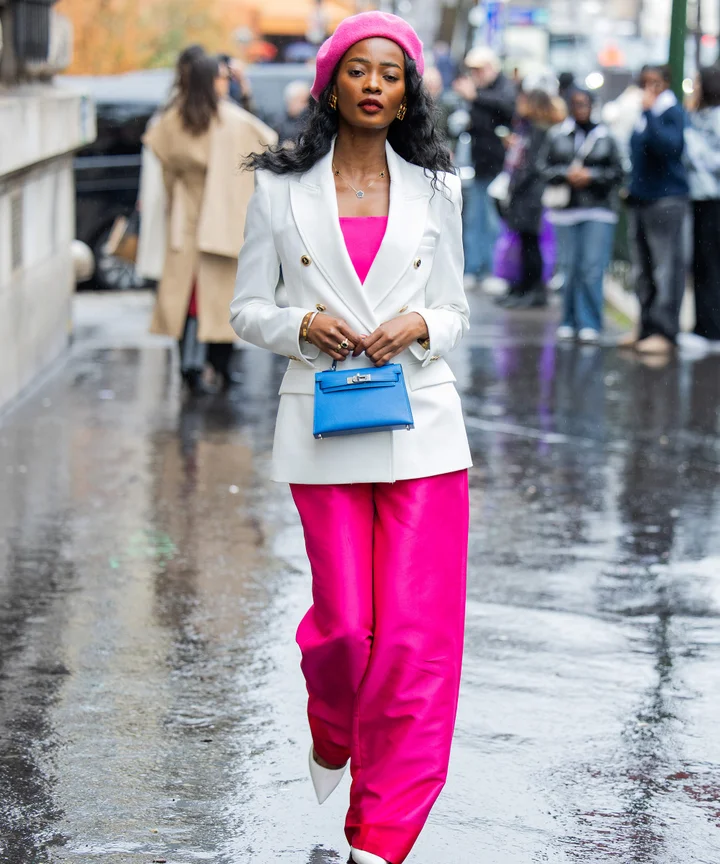
#> input picture full outfit.webp, 720 x 864 px, given as the content of the folder /content/drive/MyDrive, which was not available
$ jupyter execute --allow-errors Outfit_Vision_Progress.ipynb   (text cells are left out)
#> lines starting #> are read from the running program, lines starting #| are printed output that depends on the picture; after the words box and inside, x2 and y2 are one past the last pixel; in counts of white or black regions, pixels touching at a corner belong together; pictures that were not available may be replaced by others from this repository, and a replacement may not be noted
[cell 1]
from google.colab import drive
drive.mount('/content/drive')

[cell 2]
from google.colab import drive
import cv2
import numpy as np
import os

# 1. Mount Google Drive
drive.mount('/content/drive')

# 2. Function to search and load image from Drive
def load_image_from_drive(filename):
#> called with filename = 'full outfit.webp'
    image_path = None
    for root, dirs, files in os.walk('/content/drive/MyDrive'):
        if filename in files:
            image_path = os.path.join(root, filename)
            break

    if image_path is None:
        raise FileNotFoundError(f"❌ Could not find '{filename}' in Google Drive. Please verify the filename and folder.")

    print(f"✅ Found and loaded: {image_path}")
    img_bgr = cv2.imread(image_path)
#> img_bgr is the input picture: shape (864, 720, 3); mean B, G, R 155.1, 142.3, 158.8
    return cv2.cvtColor(img_bgr, cv2.COLOR_BGR2RGB)

# 3. Load your 4 specific files
target_outfit = load_image_from_drive('full outfit.webp')
#> (the rest of this cell did not finish here and is left out)

user_jeans = load_image_from_drive('jeans.webp')
user_jacket = load_image_from_drive('jacket.jpg')

print("\nCell 1 Complete: All 4 images successfully loaded from Google Drive!")

[cell 3]
import math

def preprocess_and_filter(image, target_size=(500, 500)):
    # Resize
#> called with target_size = (500, 500)
    resized = cv2.resize(image, target_size)
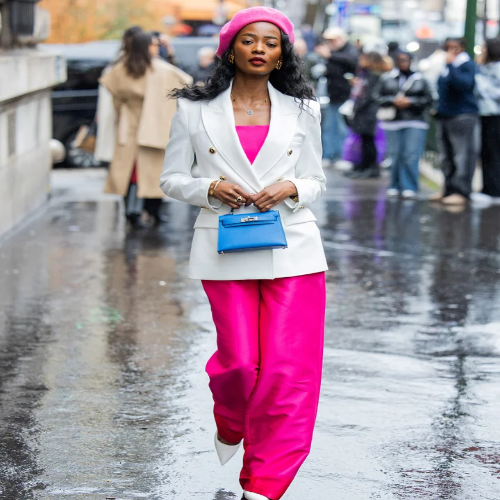
#> resized: shape (500, 500, 3); mean R, G, B 158.7, 142.2, 155
    # Gaussian Filter (5x5 kernel)
    gauss = cv2.GaussianBlur(resized, (5, 5), 0)
    # Median Filter (5x5 kernel)
    median = cv2.medianBlur(resized, 5)
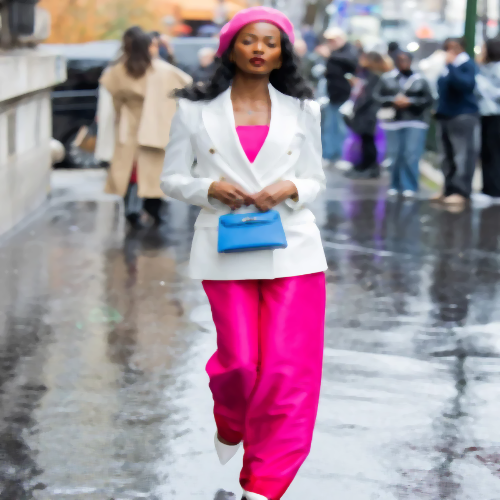
#> median: shape (500, 500, 3); mean R, G, B 159.2, 142.6, 155.5
    return resized, gauss, median

def calculate_psnr(original, filtered):
    mse = np.mean((original.astype(np.float64) - filtered.astype(np.float64)) ** 2)
#> mse = 58.59
    if mse == 0:
        return float('inf')
    return 20 * math.log10(255.0 / math.sqrt(mse))

# Process target outfit image
orig_img, gauss_img, median_img = preprocess_and_filter(target_outfit)
psnr_g = calculate_psnr(orig_img, gauss_img)
#> psnr_g = 30.45
psnr_m = calculate_psnr(orig_img, median_img)
#> psnr_m = 28.96

print("=== CELL 2: NOISE REDUCTION & PSNR METRICS ===")
print(f"Gaussian Filter PSNR: {psnr_g:.2f} dB")
#| Gaussian Filter PSNR: 30.45 dB
print(f"Median Filter PSNR  : {psnr_m:.2f} dB")
#| Median Filter PSNR  : 28.96 dB

[cell 4]
import matplotlib.pyplot as plt

def extract_features(image):
    # Canny Edge Detection
    gray = cv2.cvtColor(image, cv2.COLOR_RGB2GRAY)
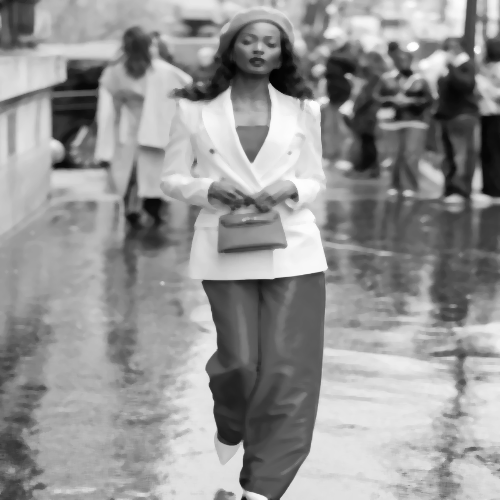
#> gray: shape (500, 500); min 1, max 254, mean 149
    edges = cv2.Canny(gray, threshold1=50, threshold2=150)
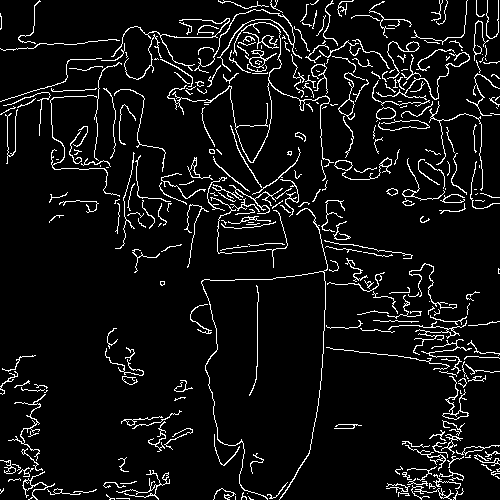
#> edges: shape (500, 500); 6.9% white in thin lines or dots

    # HSV Color Space Conversion
    hsv = cv2.cvtColor(image, cv2.COLOR_RGB2HSV)
#> hsv: shape (500, 500, 3); mean H, S, V 90.7, 56.2, 171.5

    # Mask out light background
    mask = cv2.inRange(hsv, np.array([0, 15, 20]), np.array([179, 255, 255]))
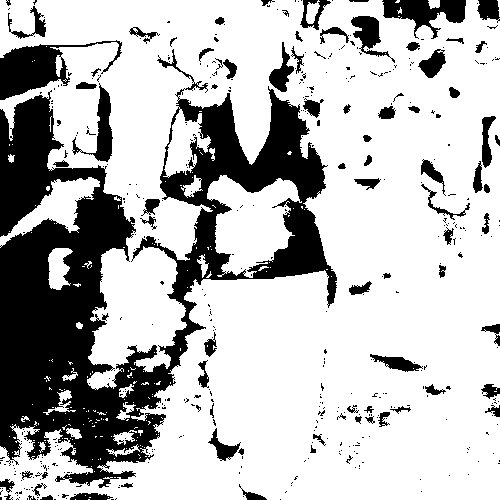
#> mask: shape (500, 500); 73.1% white; 458 black regions (377 under 20 px), largest, box (x1, y1, x2, y2) and area: (0, 49, 337, 488) 50973, (0, 40, 122, 100) 2807, (382, 0, 466, 39) 1608

    # Extract mean HSV vector
    mean_hsv = cv2.mean(hsv, mask=mask)[:3]
#> mean_hsv = (95.48, 73.09, 169.4)
    return edges, mask, mean_hsv

edges, mask, target_hsv = extract_features(median_img)
#> target_hsv = (95.48, 73.09, 169.4)

# Display Canny Edges & Segmentation
fig, axes = plt.subplots(1, 3, figsize=(15, 5))
axes[0].imshow(orig_img)
axes[0].set_title("1. Target Outfit")
axes[0].axis("off")

axes[1].imshow(edges, cmap="gray")
axes[1].set_title("2. Canny Edge Boundaries")
axes[1].axis("off")

axes[2].imshow(mask, cmap="gray")
axes[2].set_title("3. Garment HSV Region Mask")
axes[2].axis("off")

plt.tight_layout()
plt.show()

print(f"Cell 3 Complete: Extracted Target Outfit Mean HSV -> Hue: {target_hsv[0]:.1f}, Sat: {target_hsv[1]:.1f}, Val: {target_hsv[2]:.1f}")
#| Cell 3 Complete: Extracted Target Outfit Mean HSV -> Hue: 95.5, Sat: 73.1, Val: 169.4

[cell 5]
def generate_harmony_rules(hsv_vector):
#> called with hsv_vector = (95.48, 73.09, 169.4)
    hue, sat, val = hsv_vector
#> hue = 95.48; sat = 73.09; val = 169.4
    suggestions = []

    if sat < 50:
        suggestions.append("💡 Neutral Tone Detected: Consider pairing with a vibrant accessory or dark outer layer to add pop.")
    else:
        suggestions.append("✅ Rich Palette: Good color saturation detected across the garment regions.")

    if val > 200:
        suggestions.append("💡 High Lightness: Layer with a darker jacket to ground the overall outfit.")

    return suggestions

recommendations = generate_harmony_rules(target_hsv)
#> recommendations = 1 item

print("="*60)
print("   CELL 4: COLOR HARMONY & STYLE RECOMMENDATION RULES")
print("="*60)
for rec in recommendations:
    print(rec)
#> this loop made 1 pass
#| ✅ Rich Palette: Good color saturation detected across the garment regions.
print("="*60)
